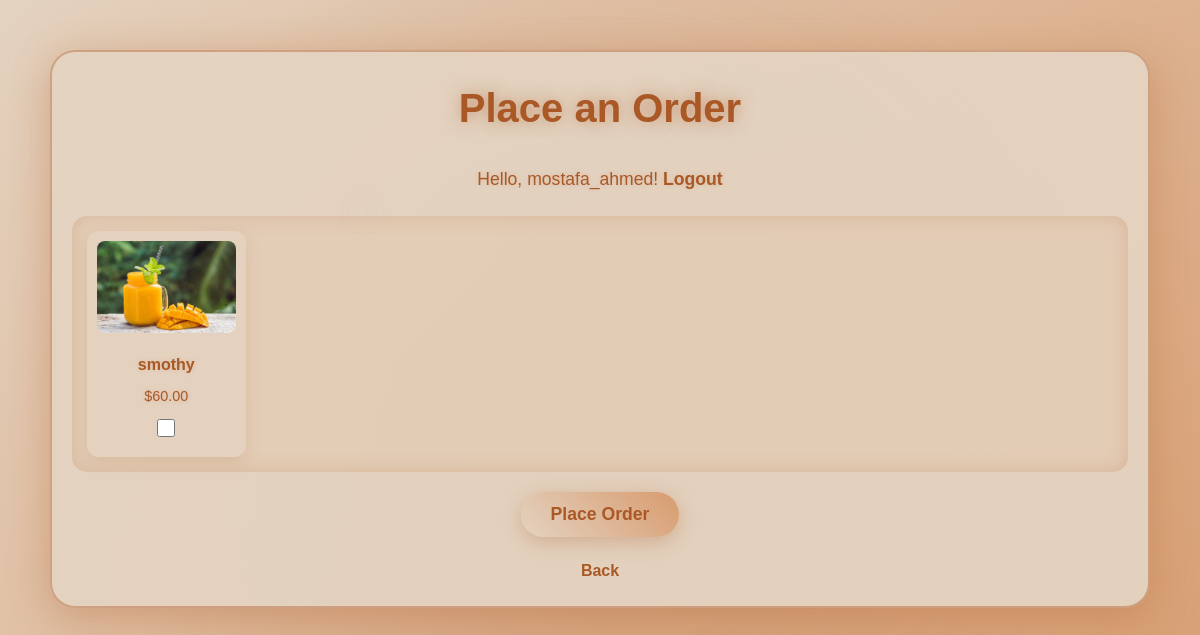
The app's page /cafe/place_order/ (signed in) with its own data.
### cafe/models.py (models this page shows, shortened)
class Item(models.Model):
    name = models.CharField(max_length=100)
    price = models.DecimalField(max_digits=6, decimal_places=2)
    is_available = models.BooleanField(default=True)
    image = models.ImageField(upload_to='items/', null=True, blank=True)  # Added image field

### cafe/views.py (the view, shortened to what this page needs)
# urls.py: path('place_order/', views.place_order, name='place_order'),
@login_required
def place_order(request):
    items = Item.objects.filter(is_available=True)
    return render(request, 'cafe/place_order.html', {'items': items})

### cafe/templates/cafe/place_order.html (shortened to what this page needs)
{% load static %}
<!DOCTYPE html>
<html lang="en">
<head>
</head>
<body>
    <div class="order-container">
        <h1>Place an Order</h1>
        {% if user.is_authenticated %}
            <p>Hello, {{ user.username }}! <a href="{% url 'cafe:logout' %}">Logout</a></p>
            <form method="POST" id="order-form" action="{% url 'cafe:place_order' %}">
                <div class="items-grid">
                    {% for item in items %}
                        <div class="item-card">
                            {% if item.image %}
                                <img src="{{ item.image.url }}" alt="{{ item.name }}">
                            {% else %}
                                <img src="{% static 'images/placeholder.png' %}" alt="No Image">
                            {% endif %}
                            <h3>{{ item.name }}</h3>
                            <p>${{ item.price }}</p>
                            <input type="checkbox" name="item_{{ item.id }}" value="1">
                        </div>
                    {% endfor %}
                </div>
                <button type="submit">Place Order</button>
            </form>
        {% else %}
            <p>Please <a href="{% url 'login' %}">login</a> or <a href="{% url 'cafe:signup' %}">sign up</a> to order.</p>
        {% endif %}
        <a href="{% url 'cafe:home' %}" class="back-link">Back</a>
    </div>
</body>
</html>

### cafe/templates/cafe/place_order.html (style rules this page uses)
* { margin: 0; padding: 0; box-sizing: border-box; }
body { font-family: 'Orbitron', 'Poppins', sans-serif; background: linear-gradient(135deg, #e4d3c1 0%, #d89b6e 100%); color: #aa5825; line-height: 1.8; min-height: 100vh; overflow-x: hidden; position: relative; -webkit-font-smoothing: antialiased; -moz-osx-font-smoothing: grayscale; }
body::before { content: ''; position: fixed; top: 0; left: 0; width: 100%; height: 100%; background: radial-gradient(circle, rgba(170, 88, 37, 0.2) 0%, transparent 70%); z-index: -1; animation: pulse-bg 10s infinite ease-in-out; }
body::after { content: ''; position: absolute; width: 5px; height: 5px; background: rgba(228, 211, 193, 0.7); border-radius: 50%; box-shadow: 0 0 20px rgba(228, 211, 193, 0.5); animation: drift 15s infinite ease-in-out; top: 20%; left: 30%; }
.order-container { max-width: 1100px; margin: 50px auto; padding: 20px; background: rgba(228, 211, 193, 0.95); border-radius: 25px; box-shadow: 0 10px 40px rgba(170, 88, 37, 0.3), 0 0 60px rgba(216, 155, 110, 0.2); position: relative; overflow: hidden; transition: transform 0.5s ease, box-shadow 0.5s ease; border: 2px solid rgba(170, 88, 37, 0.4); }
h1 { font-size: 2.5em; color: #aa5825; text-align: center; margin-bottom: 20px; text-shadow: 0 0 15px rgba(170, 88, 37, 0.5), 0 0 25px rgba(228, 211, 193, 0.3); animation: glow 2s infinite ease-in-out; }
p { font-size: 1.1em; color: #aa5825; text-align: center; margin-bottom: 20px; text-shadow: 0 0 5px rgba(170, 88, 37, 0.2); }
a { color: #aa5825; text-decoration: none; font-weight: 600; transition: color 0.3s ease, transform 0.3s ease, text-shadow 0.3s ease; }
#order-form { display: flex; flex-direction: column; gap: 20px; align-items: center; }
.items-grid { display: grid; grid-template-columns: repeat(auto-fill, minmax(150px, 1fr)); gap: 15px; width: 100%; padding: 15px; background: rgba(216, 155, 110, 0.1); border-radius: 15px; box-shadow: inset 0 0 20px rgba(170, 88, 37, 0.2); }
.item-card { background: rgba(228, 211, 193, 0.8); border-radius: 12px; box-shadow: 0 5px 15px rgba(170, 88, 37, 0.15); padding: 10px; text-align: center; transition: transform 0.3s ease, box-shadow 0.3s ease, background 0.3s ease; }
.item-card img { max-width: 100%; max-height: 100px; border-radius: 8px; margin-bottom: 8px; }
.item-card h3 { font-size: 1em; color: #aa5825; margin-bottom: 5px; text-shadow: 0 0 5px rgba(170, 88, 37, 0.2); }
.item-card p { font-size: 0.9em; color: #aa5825; margin-bottom: 8px; }
.item-card input[type="checkbox"] { width: 18px; height: 18px; accent-color: #aa5825; cursor: pointer; }
button[type="submit"] { padding: 12px 30px; background: linear-gradient(45deg, #e4d3c1, #d89b6e); color: #aa5825; border: none; border-radius: 30px; font-size: 1.1em; font-weight: 700; cursor: pointer; box-shadow: 0 5px 20px rgba(170, 88, 37, 0.3); transition: transform 0.4s ease, box-shadow 0.4s ease, background 0.4s ease, color 0.4s ease; }
.back-link { display: block; text-align: center; margin-top: 20px; font-size: 1em; color: #aa5825; transition: color 0.3s ease, transform 0.3s ease; }

### records on screen
Item: image (picture), name "smothy", price "60.00"

### other values on screen
{{ user.username }} "mostafa_ahmed"
